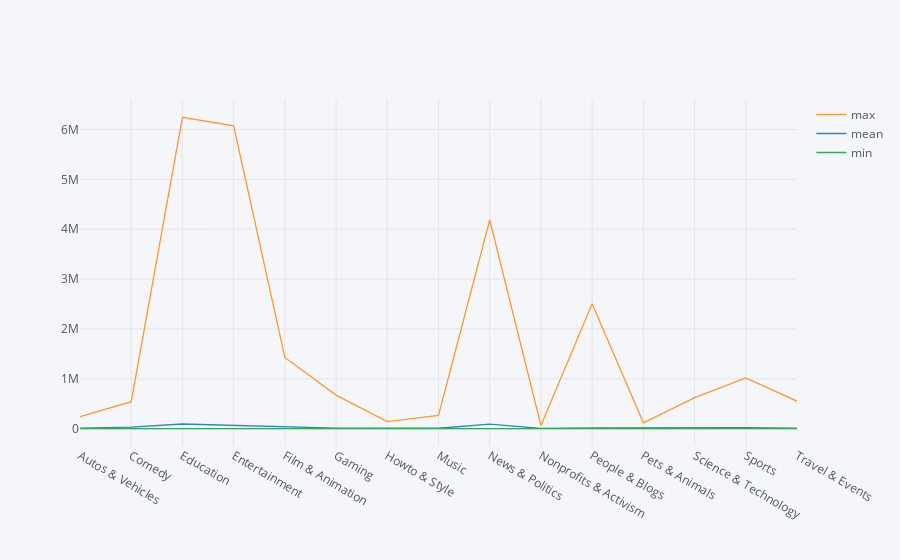

Source (notebook cell):
### Markdown cell above
# What to expect the view count for 1 video if you are a starter?

### Code cell
DATA.groupby(['video_category'])['video_view_count'].agg(['max','mean','min']).iplot()

### Figure 1 — Plotly figure (JSON) as saved in the notebook; plotly's stock layout.template omitted (floating-point values rounded to 4 significant figures)
{"data": [{"line": {"color": "rgba(255, 153, 51, 1.0)", "dash": "solid", "shape": "linear", "width": 1.3}, "mode": "lines", "name": "max", "text": "", "type": "scatter", "x": ["Autos & Vehicles", "Comedy", "Education", "Entertainment", "Film & Animation", "Gaming", "Howto & Style", "Music", "News & Politics", "Nonprofits & Activism", "People & Blogs", "Pets & Animals", "Science & Technology", "Sports", "Travel & Events"], "y": [239723, 541077, 6243963, 6074134, 1429495, 674150, 143544, 268488, 4184170, 66310, 2506503, 118451, 624361, 1018915, 554629]}, {"line": {"color": "rgba(55, 128, 191, 1.0)", "dash": "solid", "shape": "linear", "width": 1.3}, "mode": "lines", "name": "mean", "text": "", "type": "scatter", "x": ["Autos & Vehicles", "Comedy", "Education", "Entertainment", "Film & Animation", "Gaming", "Howto & Style", "Music", "News & Politics", "Nonprofits & Activism", "People & Blogs", "Pets & Animals", "Science & Technology", "Sports", "Travel & Events"], "y": [10180.0, 32510.0, 94010.0, 64760.0, 42630.0, 12020.0, 10460.0, 9279.0, 91490.0, 4616.0, 15890.0, 21740.0, 19460.0, 19380.0, 10800.0]}, {"line": {"color": "rgba(50, 171, 96, 1.0)", "dash": "solid", "shape": "linear", "width": 1.3}, "mode": "lines", "name": "min", "text": "", "type": "scatter", "x": ["Autos & Vehicles", "Comedy", "Education", "Entertainment", "Film & Animation", "Gaming", "Howto & Style", "Music", "News & Politics", "Nonprofits & Activism", "People & Blogs", "Pets & Animals", "Science & Technology", "Sports", "Travel & Events"], "y": [241, 97, 34, 8, 17, 6, 76, 13, 123, 44, 1, 109, 23, 28, 25]}], "layout": {"legend": {"bgcolor": "#F5F6F9", "font": {"color": "#4D5663"}}, "paper_bgcolor": "#F5F6F9", "plot_bgcolor": "#F5F6F9", "title": {"font": {"color": "#4D5663"}}, "xaxis": {"gridcolor": "#E1E5ED", "showgrid": true, "tickfont": {"color": "#4D5663"}, "title": {"font": {"color": "#4D5663"}, "text": ""}, "zerolinecolor": "#E1E5ED"}, "yaxis": {"gridcolor": "#E1E5ED", "showgrid": true, "tickfont": {"color": "#4D5663"}, "title": {"font": {"color": "#4D5663"}, "text": ""}, "zerolinecolor": "#E1E5ED"}}}
